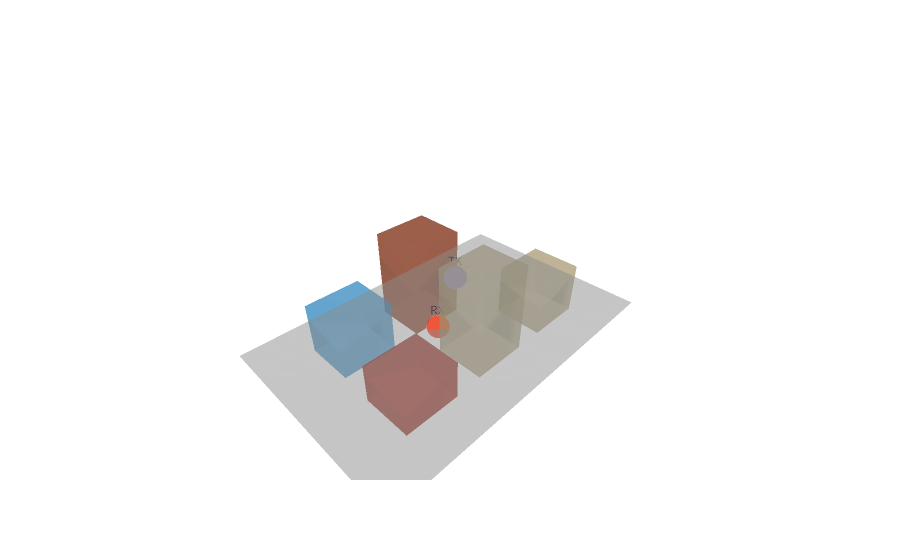

Write notebook code for a chart like this one.
### Markdown cell above
Below, we demonstrate how to generate (and plot) a random scene.

### Code cell
key_example = jr.key(1234)
example_scene = random_scene(key=key_example)
example_fig = example_scene.plot(
    showlegend=False,
    tx_kwargs={"labels": ["TX"]},
    rx_kwargs={"labels": ["RX"]},
    mesh_kwargs={"opacity": 0.5},
)
make_transparent(example_fig)
